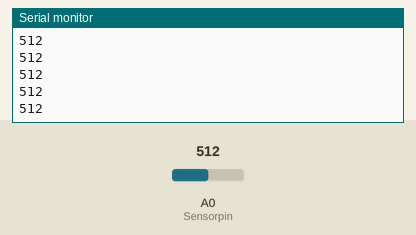
The sketch below on a simulated Arduino Uno, built with avr-gcc and run on an emulated ATmega328P. On the bench: the last lines printed to the serial monitor. The test bench sets the inputs (shaded band); at power-on: A0 (Sensorpin) = 512.

Above: at 1.2 s.
1.3 s: A0 (Sensorpin) set to 716
At 1.31 s:
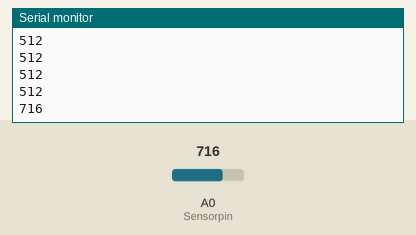
2.8 s: A0 (Sensorpin) set to 900
At 2.81 s:
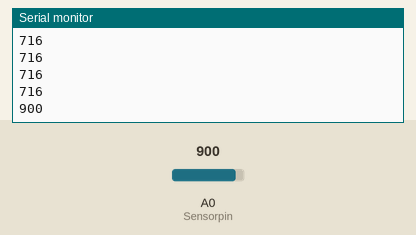
Timing chart, 0 to 5.8 s (numbered marks = the images above; inputs shaded):
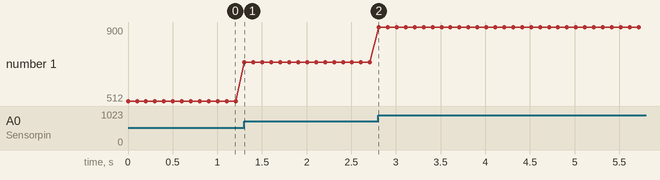

Measured:
- after the input at 1.3 s, the serial monitor: prints a new line at once (image 1)
- after the input at 2.8 s, the serial monitor: prints a new line at once (image 2)
- plotted number 1: 512 → 716 after the input at 1.3 s, 716 → 900 after the input at 2.8 s

The sketch:

MarkOne.ino
```cpp
//SoundSensor

int Sensorpin=A0;
int Sensor_value=0;

void setup() {
  // put your setup code here, to run once:
  Serial.begin(9600); //baud_cwidth
}

void loop() {
  // put your main code here, to run repeatedly:
  Sensor_value=analogRead(Sensorpin);
  Serial.println(Sensor_value);
  delay(100);
}
```
